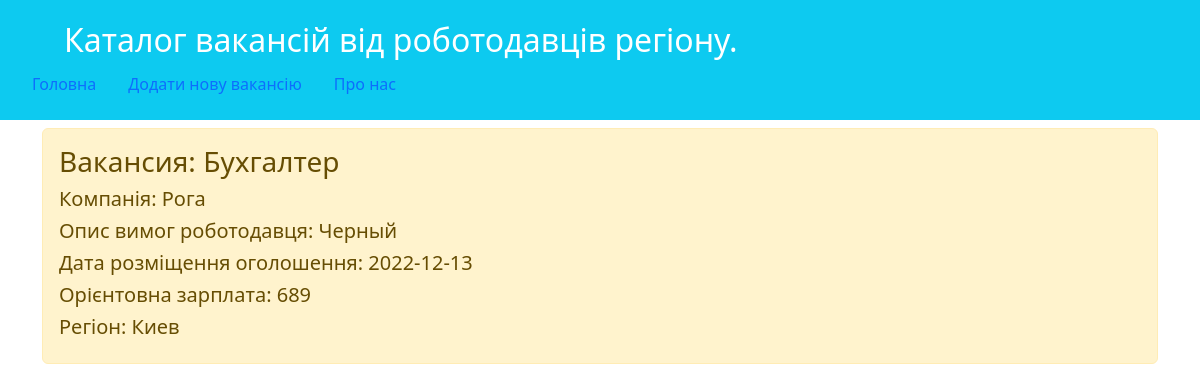
Page /vacancy/2/view/ on the committed database.
### main/models.py (models this page shows, shortened)
class Vacancy(models.Model):
    Jobtitle = models.CharField('Посада',max_length=100)
    Company = models.CharField('Компания',max_length=50)
    Discription = models.TextField('Опис', )
    JobDate = models.CharField ('Дата', max_length=10)
    Salary = models.IntegerField('Заробiтна плата')
    Region = models.CharField('Регiон',max_length=30)
    class Meta:
        verbose_name = 'Записи о вакансиях'
        verbose_name_plural = 'Записи о вакансиях'

### main/views.py (the view)
# urls.py: path('vacancy/<int:id>/view/', views.vacancy_view, name='vacancy_view'),
def vacancy_view(request, id=1):
    OneJob = Vacancy.objects.get(id=id)
    return render(request, "main/vacancy_view.html", {'title': 'Перегляд оголошення', 'OneJob': OneJob})

### main/templates/main/vacancy_view.html (shortened to what this page needs)
{% extends 'main/base.html' %}
{% block content %}
    <div class = "alert alert-warning mt-2">
        <h3>Вакансия: {{ OneJob.Jobtitle }}</h3>
        <h5>Компанiя: {{ OneJob.Company }}</h5>
        <h5>Опис вимог роботодавця: {{ OneJob.Discription }}</h5>
        <h5>Дата розмiщення оголошення: {{ OneJob.JobDate }}</h5>
        <h5>Орієнтовна зарплата: {{ OneJob.Salary }}</h5>
        <h5>Регiон: {{ OneJob.Region }}</h5>
    </div>
{% endblock %}

### rows in the picture
Vacancy: Jobtitle "Бухгалтер", Company "Рога", Discription "Черный", JobDate "2022-12-13", Salary "689", Region "Киев"
